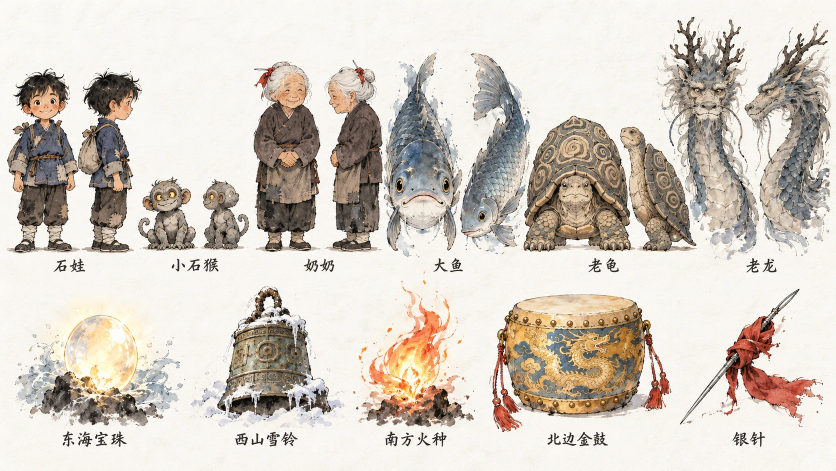
#> input picture stone-monkey-film/ref/character-sheet.png, 1672 x 941 px (shown at 1/2 size)
$ python extract_sprites.py ../ref/character-sheet.png
#> lines starting #> are read from the running program, lines starting #| are printed output that depends on the picture; after the words box and inside, x2 and y2 are one past the last pixel; in counts of white or black regions, pixels touching at a corner belong together
### stone-monkey-film/scripts/retouch.py
"""设定表上的几处修图（在抠精灵之前，直接改设定表的像素）：
 · 老龙：设定表上眼神凶、眉头紧——任务书要求“慈眉，眼皮半垂，像刚睡醒，不能凶”：把眼睛盖上半垂的眼皮，抹平眉间的怒纹，重画弯弯垂向外侧的慈眉，嘴角微微上扬；
 · 龟甲：胸前添一道细裂纹（石头变的）。
"""
import math
import numpy as np, cv2

def _ring_color(img, cx, cy, r0, r1):
    yy, xx = np.mgrid[0:img.shape[0], 0:img.shape[1]]
    d = np.hypot(xx - cx, yy - cy)
    m = (d >= r0) & (d <= r1)
    px = img[m].astype(np.float32)
    lum = px @ np.array([0.299, 0.587, 0.114], np.float32)
    keep = (lum > np.percentile(lum, 35)) & (lum < np.percentile(lum, 90))   # 去掉最暗的墨线和最亮的高光
    return np.median(px[keep], axis=0)

def _blend_poly(img, poly, color, alpha=1.0, ss=4, blur=0.6):
    h, w = img.shape[:2]
    x0 = int(max(poly[:, 0].min() - 3, 0)); x1 = int(min(poly[:, 0].max() + 4, w))
    y0 = int(max(poly[:, 1].min() - 3, 0)); y1 = int(min(poly[:, 1].max() + 4, h))
    big = np.zeros(((y1 - y0) * ss, (x1 - x0) * ss), np.uint8)
    cv2.fillPoly(big, [np.round((poly - [x0, y0]) * ss).astype(np.int32)], 255, lineType=cv2.LINE_AA)
    m = cv2.resize(big, (x1 - x0, y1 - y0), interpolation=cv2.INTER_AREA).astype(np.float32) / 255.0
    if blur: m = cv2.GaussianBlur(m, (0, 0), blur)
    m = (m * alpha)[..., None]
    img[y0:y1, x0:x1] = (img[y0:y1, x0:x1] * (1 - m) + np.asarray(color, np.float32) * m)

def _stroke(img, pts, w, color, alpha=0.9, taper=True):
    """一笔：两头收尖的弯线"""
    pts = np.asarray(pts, np.float32)
    n = len(pts)
    for i in range(n - 1):
        t = (i + 0.5) / (n - 1)
        k = math.sin(math.pi * t) ** 0.6 if taper else 1.0
        poly = np.array([pts[i], pts[i + 1]], np.float32)
        d = poly[1] - poly[0]; L = np.hypot(*d) + 1e-6; nrm = np.array([-d[1], d[0]]) / L
        hw = max(w * k, 0.35) / 2
        quad = np.array([poly[0] + nrm * hw, poly[1] + nrm * hw, poly[1] - nrm * hw, poly[0] - nrm * hw], np.float32)
        _blend_poly(img, quad, color, alpha, ss=6, blur=0.35)

def _arc(cx, cy, rx, ry, a0, a1, n=14):
    return [(cx + math.cos(a) * rx, cy + math.sin(a) * ry) for a in np.linspace(a0, a1, n)]

def gentle_eye(img, cx, cy, rx=7.0, ry=4.5, droop=0.0, seed=0):
    """半垂的眼皮：用周围的皮肤色（带一点纹理）盖住眼睛的上 60%，眼皮边缘一条深褐色的线（外侧略下垂），下面只露一线眼珠"""
    skin = _ring_color(img, cx, cy, rx * 1.3, rx * 2.3)
    rng = np.random.default_rng(seed)
    y_lid = cy - ry * 0.05
    # 盖住眼睛上部：多边形的下沿就是眼皮线
    lid = [(cx - rx * 1.2, y_lid + droop * 0.9), (cx - rx * 0.5, y_lid + ry * 0.12 + droop * 0.4), (cx + rx * 0.5, y_lid + ry * 0.12 - droop * 0.4), (cx + rx * 1.2, y_lid - droop * 0.9)]
    cover = np.array([(cx - rx * 1.6, cy - ry * 2.6), (cx + rx * 1.6, cy - ry * 2.6)] + lid[::-1], np.float32)
    h0, h1 = int(cy - ry * 3), int(cy + ry * 3); w0, w1 = int(cx - rx * 2), int(cx + rx * 2)
    patch = np.empty_like(img[h0:h1, w0:w1], dtype=np.float32)
    patch[:] = skin
    noise = cv2.GaussianBlur(rng.standard_normal(patch.shape[:2]).astype(np.float32), (0, 0), 0.9)[..., None] * 9
    patch += noise
    tmp = img.copy().astype(np.float32)
    tmp[h0:h1, w0:w1] = patch
    m = np.zeros(img.shape[:2], np.float32)
    cv2.fillPoly(m, [np.round(cover * 4).astype(np.int32) // 4], 1.0, lineType=cv2.LINE_AA)
    m = cv2.GaussianBlur(m, (0, 0), 0.8)[..., None]
    img[:] = (img * (1 - m) + tmp * m).astype(img.dtype)
    ink = np.array([62, 50, 40], np.float32)
    lid_pts = [(cx - rx * 1.35, y_lid + droop * 1.1 - 0.3), (cx - rx * 0.6, y_lid + ry * 0.2 + droop * 0.4), (cx + rx * 0.2, y_lid + ry * 0.26), (cx + rx * 1.35, y_lid - droop * 1.1 + 0.2)]
    _stroke(img, lid_pts, 2.7, ink, 0.92)
    _stroke(img, [(p[0], p[1] - ry * 0.85) for p in lid_pts], 1.3, ink, 0.42)    # 双眼皮的褶
    _stroke(img, [(cx - rx * 0.8, cy + ry * 1.5), (cx, cy + ry * 1.9), (cx + rx * 0.8, cy + ry * 1.5)], 1.0, ink, 0.3)  # 眼袋


def kind_brow(img, cx, cy, sign, length=15.0, rise=2.6):
    """慈眉：从眉心向外侧微微下垂的弯线（sign=-1 左眉，+1 右眉）。先把原来凶相的眉毛抹平。"""
    reg = img[int(cy - 9):int(cy + 3), int(cx - length * 0.7):int(cx + length * 0.7)]
    sm = cv2.medianBlur(reg, 7)
    sm = cv2.GaussianBlur(sm, (0, 0), 1.2)
    m = np.zeros(reg.shape[:2], np.float32); cv2.ellipse(m, (reg.shape[1] // 2, reg.shape[0] // 2), (reg.shape[1] // 2 - 1, reg.shape[0] // 2 - 1), 0, 0, 360, 1, -1); m = cv2.GaussianBlur(m, (0, 0), 2.0)[..., None]
    reg[:] = (reg * (1 - m * 0.9) + sm * (m * 0.9)).astype(reg.dtype)
    col = np.array([66, 58, 50], np.float32)
    x0 = cx - sign * length * 0.15
    pts = [(x0 + sign * length * t, cy - rise * math.sin(math.pi * min(t * 1.1, 1.0)) + 2.0 * t * t) for t in np.linspace(0, 1, 9)]
    _stroke(img, pts, 3.4, col, 0.92)
    _stroke(img, [(p[0], p[1] + 1.8) for p in pts], 1.3, col, 0.5)

def smile(img, x0, x1, y, lift=2.2):
    ink = np.array([60, 52, 46], np.float32)
    pts = [(x0 + (x1 - x0) * t, y + lift * (1 - (2 * t - 1) ** 2) * -0.0 + (2 * t - 1) ** 2 * -lift) for t in np.linspace(0, 1, 9)]
    # 嘴线：两端上翘（y 小 = 高）
    pts = [(x0 + (x1 - x0) * t, y - lift * (2 * t - 1) ** 2 + lift) for t in np.linspace(0, 1, 9)]
    _stroke(img, pts, 1.3, ink, 0.55)

def crack(img, x, y, length=26.0, seed=0):
    """龟甲胸前的一道细裂纹：折线 + 一个小岔，旁边一线浅色高光"""
    rng = np.random.default_rng(seed)
    pts = [(x, y)]
    for k in range(5):
        pts.append((pts[-1][0] + rng.normal(0, 1.6), pts[-1][1] + length / 5))
    _stroke(img, [(p[0] + 0.9, p[1]) for p in pts], 1.0, np.array([225, 225, 220], np.float32), 0.35, taper=True)
    _stroke(img, pts, 1.3, np.array([48, 46, 48], np.float32), 0.85, taper=True)
    b = pts[2]
    _stroke(img, [b, (b[0] + 6, b[1] + 3), (b[0] + 10, b[1] + 8)], 0.9, np.array([48, 46, 48], np.float32), 0.7)

def retouch(img):
    img = img.copy()
    # 老龙（正面）：两只眼 (1395,181)、(1437,182)
    gentle_eye(img, 1395.0, 181.5, 7.5, 4.4, droop=-1.0, seed=1)
    gentle_eye(img, 1437.0, 182.0, 7.5, 4.4, droop=1.0, seed=2)
    kind_brow(img, 1393.0, 171.0, -1, 17, 2.4)
    kind_brow(img, 1440.0, 171.5, +1, 17, 2.4)
    smile(img, 1396, 1438, 228.5, 2.6)
    # 老龙（侧面）：眼 (1537.5,183)
    gentle_eye(img, 1537.5, 183.0, 7.0, 4.4, droop=0.8, seed=3)
    kind_brow(img, 1535.0, 173.0, +1, 16, 2.2)
    # 龟甲：胸前裂纹（正面 / 侧面）
    crack(img, 339.0, 437.0, 26, 1)
    crack(img, 452.0, 437.0, 24, 2)
    return img

### stone-monkey-film/scripts/extract_sprites.py
#!/usr/bin/env python3
"""把角色与道具设定表（ref/character-sheet.png）抠成带透明通道的 PNG（public/sprites/）。

设定表是“宣纸色底上的透明水彩”。做法（沿用 ink-storybook-film 技能）：
  1. 纸色 = 四角的中位数；算每个像素和纸色在 Lab 空间的距离 ΔE；
  2. ΔE 超过阈值 → “颜料”→ 二值蒙版；闭运算 + 填洞（白发、鱼肚、眼白都是“洞”，要补成不透明）；
  3. 边缘按 ΔE 做柔和 alpha（保留水彩软边），颜色和纸色“解混”（去白边）；
  4. 去碎片，只留主体（和离主体很近的小碎片：胡须、龙须、水花）。
输出 <name>.png + sprites.json（脚底中心锚点 + 尺寸）。
"""
import json, pathlib, sys
import numpy as np, cv2
from scipy import ndimage as ndi
from skimage import color as skc
sys.path.insert(0, str(pathlib.Path(__file__).resolve().parent))
from retouch import retouch

ROOT = pathlib.Path(__file__).resolve().parent.parent
SHEET = ROOT / 'ref/character-sheet.png'
OUT = ROOT / 'public/sprites'
OUT.mkdir(parents=True, exist_ok=True)

# name: (x0, y0, x1, y1, ground_y or None, near_px)  坐标是设定表像素
BOXES = {
    'shiwa_front': (8, 128, 162, 512, 507, 4),
    'shiwa_side': (162, 128, 292, 512, 507, 4),
    'houzi_front': (282, 350, 398, 512, 507, 4),
    'houzi_side': (399, 350, 502, 512, 507, 4),
    'nainai_front': (500, 112, 646, 512, 507, 4),
    'nainai_side': (646, 112, 780, 512, 507, 4),
    'fish_front': (766, 98, 928, 506, None, 12),
    'fish_side': (922, 98, 1048, 506, None, 12),
    'turtle_front': (1049, 225, 1258, 512, 507, 4),
    'turtle_side': (1236, 245, 1398, 512, 507, 4),
    'dragon_front': (1312, 28, 1496, 512, None, 30),
    'dragon_side': (1486, 28, 1668, 512, None, 30),
    'bell': (380, 566, 690, 858, None, 8),
    'fire': (704, 548, 952, 858, None, 8),
    'drum': (974, 580, 1346, 872, None, 10),
    'needle': (1356, 570, 1655, 858, None, 8),
    'pearl_stone': (26, 556, 372, 858, None, 8),
}


# 外框里混进来的邻居碎片（设定表坐标），抠之前涂成纸色
EXCLUDE = {
    'turtle_side': [(1352, 245, 1400, 350), (1368, 340, 1400, 445), (1236, 340, 1262, 512)],
    'turtle_front': [(1049, 225, 1053, 512)],
    'dragon_side': [(1486, 300, 1514, 512)],
}


# 先抠出来的精灵所占的像素也涂成纸色（邻居挨得很近：老龟的背和老龙的须）
EXCL_BY = {'dragon_front': ['turtle_side'], 'dragon_side': ['dragon_front']}
FULL = {}
FADE = {'dragon_front': [('right', 18)], 'dragon_side': [('left', 10)]}


# [63 lines left out: function extract, not called in this run]


def main():
    img = retouch(cv2.cvtColor(cv2.imread(str(SHEET)), cv2.COLOR_BGR2RGB))   # 老龙改成慈眉半垂眼；龟甲添胸前裂纹
#> in _ring_color, `px = img[m].astype(np.float32)`: px = 630 rows, first 8: [208, 193, 175], [207, 192, 174], [135, 120, 102], [115, 100, 82], [206, 191, 173], [243, 230, 214], [211, 198, 182], [156, 142, 126]
#> in _ring_color, `lum = px @ np.array([0.299, 0.587, 0.114], np.float32)`: lum = 630 values, max 232.1 at index 5, min 17.51 at index 228, mean 159.4
#> in gentle_eye, `skin = _ring_color(img, cx, cy, rx * 1.3, rx * 2.3)`: skin = [206, 187, 165]
#> in gentle_eye, `patch[:] = skin`:
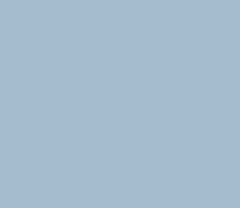
#> patch: shape (26, 30, 3) float32 (shown 8 times larger); mean of channels 0, 1, 2 206, 187, 165; drawn as B, G, R
#> in gentle_eye, `cv2.fillPoly(m, [np.round(cover * 4).astype(np.int32) // 4], 1.0, line..`:
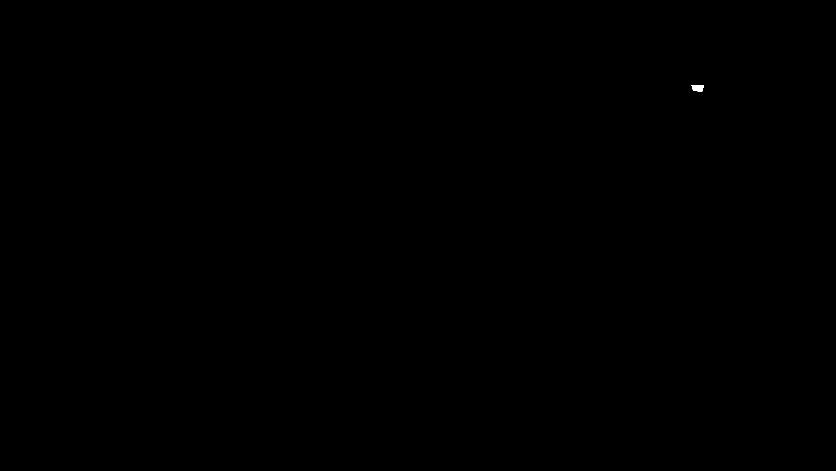
#> m: shape (941, 1672) float32 (shown at 1/2 size); values 0 (black) and 1 (white), 0.02% white; 1 white region, box (x1, y1, x2, y2) and area: (1383, 170, 1408, 183) 270
#> in gentle_eye, `img[:] = (img * (1 - m) + tmp * m).astype(img.dtype)`: img: shape (941, 1672, 3); mean R, G, B 211.4, 203.7, 194
#> after the loop in _stroke, `for i in range(n - 1):`: img: shape (941, 1672, 3); mean R, G, B 211.4, 203.7, 194
#> after the loop in _stroke (call 2), `for i in range(n - 1):`: img: shape (941, 1672, 3); mean R, G, B 211.4, 203.7, 194
#> after the loop in _stroke (call 3), `for i in range(n - 1):`: img: shape (941, 1672, 3); mean R, G, B 211.4, 203.7, 194
#> in _ring_color (call 2), `px = img[m].astype(np.float32)`: px = 648 rows, first 8: [141, 130, 113], [158, 145, 127], [193, 178, 158], [153, 136, 114], [152, 135, 111], [96, 91, 77], [110, 103, 90], [148, 139, 124]
#> in gentle_eye (call 2), `cv2.fillPoly(m, [np.round(cover * 4).astype(np.int32) // 4], 1.0, line..`: m: shape (941, 1672) float32; values 0 (black) and 1 (white), 0.02% white; 1 white region, box (x1, y1, x2, y2) and area: (1425, 170, 1450, 183) 283
#> in gentle_eye (call 2), `img[:] = (img * (1 - m) + tmp * m).astype(img.dtype)`: img: shape (941, 1672, 3); mean R, G, B 211.4, 203.7, 194
#> after the loop in _stroke (call 4), `for i in range(n - 1):`: img: shape (941, 1672, 3); mean R, G, B 211.4, 203.7, 194
#> after the loop in _stroke (call 5), `for i in range(n - 1):`: img: shape (941, 1672, 3); mean R, G, B 211.4, 203.7, 194
#> after the loop in _stroke (call 6), `for i in range(n - 1):`: img: shape (941, 1672, 3); mean R, G, B 211.4, 203.7, 194
#> after the loop in _stroke (call 7), `for i in range(n - 1):`: img: shape (941, 1672, 3); mean R, G, B 211.4, 203.7, 194
#> after the loop in _stroke (call 8), `for i in range(n - 1):`: img: shape (941, 1672, 3); mean R, G, B 211.4, 203.7, 194
#> after the loop in _stroke (call 9), `for i in range(n - 1):`: img: shape (941, 1672, 3); mean R, G, B 211.4, 203.7, 194
#> after the loop in _stroke (call 10), `for i in range(n - 1):`: img: shape (941, 1672, 3); mean R, G, B 211.4, 203.6, 194
#> after the loop in _stroke (call 11), `for i in range(n - 1):`: img: shape (941, 1672, 3); mean R, G, B 211.4, 203.6, 194
#> call 3 of gentle_eye, with cx = 1537.5, cy = 183, rx = 7, ry = 4.4, droop = 0.8, seed = 3
#> in _ring_color (call 3), `px = img[m].astype(np.float32)`: px = 554 rows, first 8: [117, 114, 104], [137, 135, 120], [129, 126, 114], [134, 131, 118], [96, 89, 89], [124, 115, 114], [110, 100, 94], [123, 110, 103]
#> in gentle_eye (call 3), `skin = _ring_color(img, cx, cy, rx * 1.3, rx * 2.3)`: skin = [195, 174.5, 153]
#> in gentle_eye (call 3), `patch[:] = skin`:
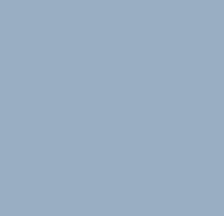
#> patch: shape (27, 28, 3) float32 (shown 8 times larger); mean of channels 0, 1, 2 195, 174.5, 153; drawn as B, G, R
#> in gentle_eye (call 3), `cv2.fillPoly(m, [np.round(cover * 4).astype(np.int32) // 4], 1.0, line..`: m: shape (941, 1672) float32; values 0 (black) and 1 (white), 0.02% white; 1 white region, box (x1, y1, x2, y2) and area: (1526, 171, 1549, 184) 264
#> in gentle_eye (call 3), `img[:] = (img * (1 - m) + tmp * m).astype(img.dtype)`: img: shape (941, 1672, 3); mean R, G, B 211.4, 203.7, 194
#> after the loop in _stroke (call 12), `for i in range(n - 1):`: img: shape (941, 1672, 3); mean R, G, B 211.4, 203.7, 194
#> after the loop in _stroke (call 13), `for i in range(n - 1):`: img: shape (941, 1672, 3); mean R, G, B 211.4, 203.7, 194
#> after the loop in _stroke (call 14), `for i in range(n - 1):`: img: shape (941, 1672, 3); mean R, G, B 211.4, 203.7, 194
#> after the loop in _stroke (call 15), `for i in range(n - 1):`: img: shape (941, 1672, 3); mean R, G, B 211.4, 203.6, 194
#> after the loop in _stroke (call 16), `for i in range(n - 1):`: img: shape (941, 1672, 3); mean R, G, B 211.4, 203.6, 194
#> after the loop in _stroke (call 17), `for i in range(n - 1):`: img: shape (941, 1672, 3); mean R, G, B 211.4, 203.6, 194
#> after the loop in _stroke (call 18), `for i in range(n - 1):`: img: shape (941, 1672, 3); mean R, G, B 211.4, 203.6, 194
#> after the loop in _stroke (call 19), `for i in range(n - 1):`: img: shape (941, 1672, 3); mean R, G, B 211.4, 203.6, 194
#> after the loop in _stroke (call 20), `for i in range(n - 1):`: img: shape (941, 1672, 3); mean R, G, B 211.4, 203.6, 194
#> after the loop in _stroke (call 21), `for i in range(n - 1):`: img: shape (941, 1672, 3); mean R, G, B 211.4, 203.6, 194
#> after the loop in _stroke (call 22), `for i in range(n - 1):`: img: shape (941, 1672, 3); mean R, G, B 211.4, 203.6, 194
    cv2.imwrite(str(ROOT / 'out/sheet_retouched.png'), cv2.cvtColor(img, cv2.COLOR_RGB2BGR))
    meta = {}
    only = sys.argv[1:]
    for name, (x0, y0, x1, y1, g, npx) in BOXES.items():
        if only and name not in only and not any(name in EXCL_BY.get(o, []) for o in only):
            continue
        meta[name] = extract(img, name, (x0, y0, x1, y1), g, npx)
        if name in ('drum', 'bell', 'fire', 'needle', 'pearl_stone'):   # 道具：锚点 = 外框底边中点
            meta[name]['ax'] = round(meta[name]['w'] / 2, 1)
        print(name, meta[name])
#> after the loop, meta = 0 items
    mp = OUT / 'sprites.json'
    old = json.loads(mp.read_text()) if mp.exists() else {}
    old.update(meta)
    mp.write_text(json.dumps(old, indent=1))


if __name__ == '__main__':
    main()
